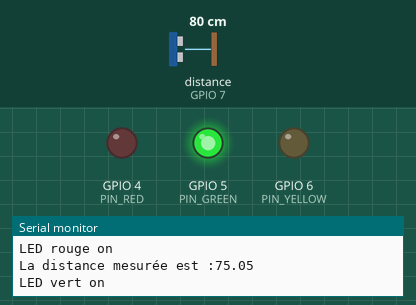
Recording of a program running on a simulated ESP32-S3. Parts: output pins drawn as LEDs (lit = HIGH), the last lines printed to the serial monitor. Wiring (inferred from the names in the program): ultrasonic range finder: trigger GPIO 8; echo GPIO 7. The inputs (shaded band) are chosen by the test bench; at power-on: distance to the obstacle (sensor on GPIO 7) 80 cm. The echo pulse lasts 58.3 µs per cm; pins used as bus, display or sensor lines are not drawn.

Above: at 4.2 s.
4.3 s: distance to the obstacle (sensor on GPIO 7) set to 43 cm
7.2 s: distance to the obstacle (sensor on GPIO 7) set to 36 cm
At 10.1 s:
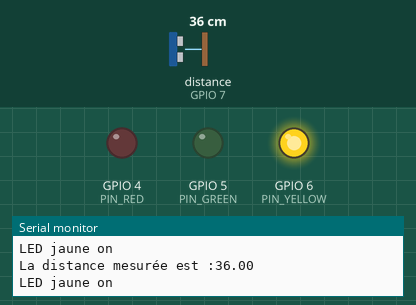
10.5 s: distance to the obstacle (sensor on GPIO 7) set to 23 cm
13.2 s: distance to the obstacle (sensor on GPIO 7) set to 18 cm
At 16.0 s:
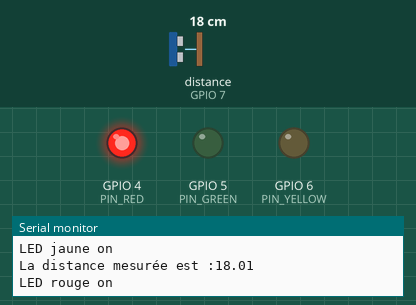
16.5 s: distance to the obstacle (sensor on GPIO 7) set to 35 cm
At 19.4 s:
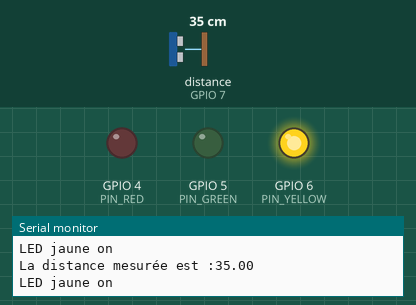
Timing chart, 0 to 20.5 s (numbered marks = the images above; inputs shaded):
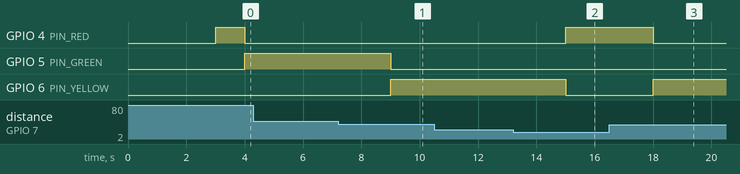

The program:

main.cpp
```cpp
#include <Arduino.h>
#include "led/Led.h"
#include "hcsr04/HC_SR04.h"
#include<cstring>  // Pour pouvoir utiliser strcmp

//Les broches
const int PIN_RED = 4;
const int PIN_GREEN = 5;
const int PIN_YELLOW = 6;

const int PIN_ECHO = 7;
const int PIN_TRIG = 8;

const char* GREEN = "GREEN";
const char* YELLOW = "YELLOW";
const char* RED = "RED";

float refDistance ;

SemaphoreHandle_t distMutex = nullptr;
SemaphoreHandle_t serialMutex = nullptr;

TaskHandle_t greenHandle = nullptr;
TaskHandle_t redHandle = nullptr;
TaskHandle_t yellowHandle = nullptr;

TaskHandle_t sensorHandle = nullptr;
TaskHandle_t displayHandle = nullptr;

//Instances

Led ledGreen(PIN_GREEN, GREEN);
Led ledYellow(PIN_YELLOW, YELLOW);
Led ledRed(PIN_RED, RED);

HC_SR04 sensor(PIN_TRIG, PIN_ECHO);

void vTaskMeasure( void* pvParam){

 float distance;

  while(true){

    distance = sensor.getDistance();

    xSemaphoreTake(distMutex, portMAX_DELAY);
    refDistance = distance;
    xSemaphoreGive(distMutex);

    vTaskDelay(pdMS_TO_TICKS(1000));    // Augmenter le delai pour mieux voir l'effet
  }

}

void vTaskDisplay(void* param){

  float distance;

  while(true){

    xSemaphoreTake(distMutex, portMAX_DELAY);
    distance = refDistance;
    xSemaphoreGive(distMutex);

    xSemaphoreTake(serialMutex, portMAX_DELAY);
    Serial.print("La distance mesurée est :");
    Serial.println(distance);
    xSemaphoreGive(serialMutex);

    vTaskDelay(pdMS_TO_TICKS(1000));
  }

}

void vTaskLed(void* param){

  Led *led = (Led*)param;
  float distance;
  bool etat;

  while(true){
     etat=false;
     xSemaphoreTake(distMutex, portMAX_DELAY);
     distance = refDistance;
     xSemaphoreGive(distMutex);

    if(distance >=0 && distance < 20 && strcmp(led->getName(), RED) == 0){
      //led->on();
      etat = true;
      xSemaphoreTake(serialMutex, portMAX_DELAY);
      Serial.println("LED rouge on");
      xSemaphoreGive(serialMutex);


    } else if(distance >=20 && distance < 40 && strcmp(led->getName(), YELLOW) == 0){

      //led->on();
      etat = true;

      xSemaphoreTake(serialMutex, portMAX_DELAY);
      Serial.println("LED jaune on");
      xSemaphoreGive(serialMutex);

    } else if(distance >=40 && strcmp(led->getName(), GREEN) == 0){

      //led->on();
      etat = true;

      xSemaphoreTake(serialMutex, portMAX_DELAY);
      Serial.println("LED vert on");
      xSemaphoreGive(serialMutex);
    }

    if(etat){
      led->on();
    } else {
      led->off();
    }

    vTaskDelay(pdMS_TO_TICKS(1000));
  }
}

void setup() {
  Serial.begin(115200);
  delay(3000);

    //Initialisations

  ledGreen.init();
  ledRed.init();
  ledYellow.init();
  sensor.init();

  distMutex = xSemaphoreCreateMutex();
  serialMutex= xSemaphoreCreateMutex();

  if (distMutex == nullptr || serialMutex == nullptr) {
    Serial.println("Erreur : creation des mutex impossible");

    while (true) {
        vTaskDelay(pdMS_TO_TICKS(1000));
    }
  }

   xTaskCreate(
        vTaskMeasure,
        "Measure",
        4096,
        nullptr,
        2,
        &sensorHandle
    );

  xTaskCreate(
        vTaskDisplay,
        "Display",
        4096,
        nullptr,
        2,
        &displayHandle
  );

  xTaskCreate(
        vTaskLed,
        GREEN,
        4096,
        &ledGreen,
        2,
        &greenHandle
  );

  xTaskCreate(
        vTaskLed,
        YELLOW,
        4096,
        &ledYellow,
        2,
        &yellowHandle
  );

  xTaskCreate(
        vTaskLed,
        RED,
        4096,
        &ledRed,
        2,
        &redHandle
  );
}

void loop() {
  // put your main code here, to run repeatedly:
}
```

HC_SR04.cpp
```cpp
#include "HC_SR04.h"

// CONSTRUCTEUR

HC_SR04::HC_SR04(int trig, int echo)
{
    trigPin = trig;
    echoPin = echo;
}

// INITIALISATION

void HC_SR04::init()
{
    pinMode(trigPin, OUTPUT);
    pinMode(echoPin, INPUT);
}


float HC_SR04::getDistance()
{
    // Déclenchement

    digitalWrite(trigPin, LOW);

    delayMicroseconds(2);

    digitalWrite(trigPin, HIGH);

    delayMicroseconds(10);

    digitalWrite(trigPin,LOW);


    // Lecture du temps de retour

    long duree = pulseIn(echoPin, HIGH, 30000);

    // Pas de mesure valide

    if (duree <= 0)
    {
        return -1.0;
    }

    // Calcul de la distance en cm

    float distance = duree * 0.0343 / 2.0;

    return distance;
}
```

HC_SR04.h
```cpp
#ifndef HC_SR04_H
#define HC_SR04_H

#include <Arduino.h>

class HC_SR04
{
private:

    int trigPin;
    int echoPin;

public:

    HC_SR04(int trig, int echo);

    void init();

    float getDistance();

};

#endif
```

Led.cpp
```cpp
#include "Led.h"
#include <Arduino.h>

Led::Led(int pin, const char* nom){
    _pin = pin;
    _name = nom;
}

void Led::init() {
    pinMode(_pin, OUTPUT);
    digitalWrite(_pin, LOW);
}

void Led::on() {
    digitalWrite(_pin, HIGH);
}

void Led::off() {
    digitalWrite(_pin, LOW);
}


const char* Led::getName() {
    return _name;
}
```

Led.h
```cpp
#ifndef LED_H
#define LED_H

class Led
{
  public:
    Led(int pin, const char* nom);
    void on();
    void off();
    const char* getName();
    void init();
  private:
    int _pin;
    const char* _name;
};

#endif
```

Measured:
- the behaviour switches between 41 and 40 cm on distance to the obstacle (sensor on GPIO 7) (found by bisection; images 0 and 1)
- the behaviour switches between 21 and 20 cm on distance to the obstacle (sensor on GPIO 7) (found by bisection; images 1 and 2)
- after the input at 7.2 s, GPIO 5 (PIN_GREEN): HIGH → LOW after 1.8 s; GPIO 6 (PIN_YELLOW): LOW → HIGH after 1.8 s
- after the input at 13.2 s, GPIO 4 (PIN_RED): LOW → HIGH after 1.8 s; GPIO 6 (PIN_YELLOW): HIGH → LOW after 1.8 s
- after the input at 16.5 s, GPIO 4 (PIN_RED): HIGH → LOW after 1.5 s; GPIO 6 (PIN_YELLOW): LOW → HIGH after 1.5 s
